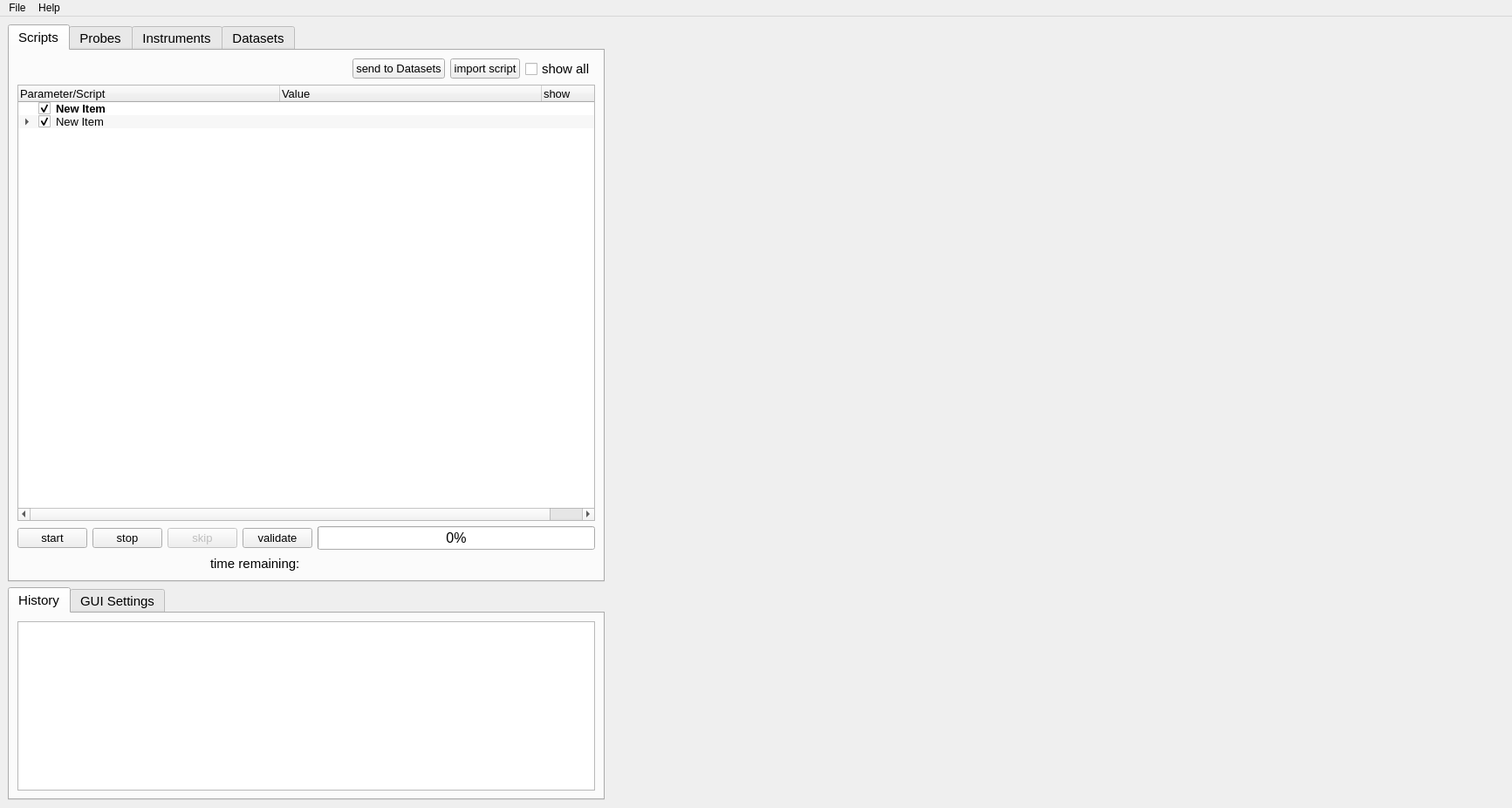
<?xml version="1.0" encoding="UTF-8"?>
<ui version="4.0">
 <class>MainWindow</class>
 <widget class="QMainWindow" name="MainWindow">
  <property name="geometry">
   <rect>
    <x>0</x>
    <y>0</y>
    <width>1733</width>
    <height>926</height>
   </rect>
  </property>
  <property name="sizePolicy">
   <sizepolicy hsizetype="Expanding" vsizetype="Expanding">
    <horstretch>0</horstretch>
    <verstretch>0</verstretch>
   </sizepolicy>
  </property>
  <property name="windowTitle">
   <string>Lukin Lab - B26 GUI</string>
  </property>
  <widget class="QWidget" name="centralwidget">
   <layout class="QHBoxLayout" name="horizontalLayout_8">
    <item>
     <layout class="QHBoxLayout" name="horizontalLayout_7" stretch="8,12">
      <item>
       <layout class="QVBoxLayout" name="verticalLayout_10" stretch="0,0">
        <item>
         <widget class="QTabWidget" name="tabWidget">
          <property name="sizePolicy">
           <sizepolicy hsizetype="Expanding" vsizetype="Expanding">
            <horstretch>0</horstretch>
            <verstretch>0</verstretch>
           </sizepolicy>
          </property>
          <property name="font">
           <font>
            <pointsize>11</pointsize>
           </font>
          </property>
          <property name="autoFillBackground">
           <bool>true</bool>
          </property>
          <property name="tabPosition">
           <enum>QTabWidget::North</enum>
          </property>
          <property name="tabShape">
           <enum>QTabWidget::Rounded</enum>
          </property>
          <property name="currentIndex">
           <number>0</number>
          </property>
          <property name="tabsClosable">
           <bool>false</bool>
          </property>
          <widget class="QWidget" name="tab_scripts">
           <attribute name="title">
            <string>Scripts</string>
           </attribute>
           <layout class="QVBoxLayout" name="verticalLayout_6">
            <item>
             <layout class="QVBoxLayout" name="verticalLayout_4">
              <item>
               <layout class="QHBoxLayout" name="horizontalLayout_4">
                <item>
                 <spacer name="horizontalSpacer_2">
                  <property name="orientation">
                   <enum>Qt::Horizontal</enum>
                  </property>
                  <property name="sizeHint" stdset="0">
                   <size>
                    <width>40</width>
                    <height>20</height>
                   </size>
                  </property>
                 </spacer>
                </item>
                <item>
                 <widget class="QPushButton" name="btn_store_script_data">
                  <property name="font">
                   <font>
                    <pointsize>10</pointsize>
                   </font>
                  </property>
                  <property name="text">
                   <string>send to Datasets</string>
                  </property>
                 </widget>
                </item>
                <item>
                 <widget class="QPushButton" name="btn_load_scripts">
                  <property name="font">
                   <font>
                    <pointsize>10</pointsize>
                   </font>
                  </property>
                  <property name="text">
                   <string>import script</string>
                  </property>
                 </widget>
                </item>
                <item>
                 <widget class="QCheckBox" name="chk_show_all">
                  <property name="toolTip">
                   <string extracomment="show all parameters or only relevant ones "/>
                  </property>
                  <property name="text">
                   <string>show all</string>
                  </property>
                 </widget>
                </item>
               </layout>
              </item>
              <item>
               <widget class="QTreeWidget" name="tree_scripts">
                <property name="enabled">
                 <bool>true</bool>
                </property>
                <property name="sizePolicy">
                 <sizepolicy hsizetype="Expanding" vsizetype="Expanding">
                  <horstretch>0</horstretch>
                  <verstretch>0</verstretch>
                 </sizepolicy>
                </property>
                <property name="font">
                 <font>
                  <pointsize>10</pointsize>
                 </font>
                </property>
                <property name="autoFillBackground">
                 <bool>false</bool>
                </property>
                <property name="lineWidth">
                 <number>1</number>
                </property>
                <property name="midLineWidth">
                 <number>0</number>
                </property>
                <property name="editTriggers">
                 <set>QAbstractItemView::AllEditTriggers</set>
                </property>
                <property name="alternatingRowColors">
                 <bool>true</bool>
                </property>
                <property name="wordWrap">
                 <bool>true</bool>
                </property>
                <property name="headerHidden">
                 <bool>false</bool>
                </property>
                <attribute name="headerDefaultSectionSize">
                 <number>300</number>
                </attribute>
                <attribute name="headerHighlightSections">
                 <bool>true</bool>
                </attribute>
                <column>
                 <property name="text">
                  <string>Parameter/Script                       </string>
                 </property>
                </column>
                <column>
                 <property name="text">
                  <string>Value</string>
                 </property>
                </column>
                <column>
                 <property name="text">
                  <string>show</string>
                 </property>
                </column>
                <item>
                 <property name="text">
                  <string>New Item</string>
                 </property>
                 <property name="font">
                  <font>
                   <weight>75</weight>
                   <bold>true</bold>
                  </font>
                 </property>
                 <property name="checkState">
                  <enum>Checked</enum>
                 </property>
                 <property name="text">
                  <string/>
                 </property>
                 <property name="text">
                  <string/>
                 </property>
                </item>
                <item>
                 <property name="text">
                  <string>New Item</string>
                 </property>
                 <property name="checkState">
                  <enum>Checked</enum>
                 </property>
                 <property name="text">
                  <string/>
                 </property>
                 <property name="text">
                  <string/>
                 </property>
                 <item>
                  <property name="text">
                   <string>New Subitem</string>
                  </property>
                  <property name="text">
                   <string/>
                  </property>
                  <property name="text">
                   <string/>
                  </property>
                 </item>
                </item>
               </widget>
              </item>
              <item>
               <layout class="QHBoxLayout" name="horizontalLayout_5">
                <item>
                 <widget class="QPushButton" name="btn_start_script">
                  <property name="font">
                   <font>
                    <pointsize>10</pointsize>
                   </font>
                  </property>
                  <property name="text">
                   <string>start</string>
                  </property>
                 </widget>
                </item>
                <item>
                 <widget class="QPushButton" name="btn_stop_script">
                  <property name="font">
                   <font>
                    <pointsize>10</pointsize>
                   </font>
                  </property>
                  <property name="text">
                   <string>stop</string>
                  </property>
                 </widget>
                </item>
                <item>
                 <widget class="QPushButton" name="btn_skip_subscript">
                  <property name="enabled">
                   <bool>false</bool>
                  </property>
                  <property name="font">
                   <font>
                    <pointsize>10</pointsize>
                   </font>
                  </property>
                  <property name="text">
                   <string>skip</string>
                  </property>
                 </widget>
                </item>
                <item>
                 <widget class="QPushButton" name="btn_validate_script">
                  <property name="font">
                   <font>
                    <pointsize>10</pointsize>
                   </font>
                  </property>
                  <property name="text">
                   <string>validate</string>
                  </property>
                 </widget>
                </item>
                <item>
                 <widget class="QProgressBar" name="progressBar">
                  <property name="font">
                   <font>
                    <pointsize>12</pointsize>
                   </font>
                  </property>
                  <property name="toolTip">
                   <string/>
                  </property>
                  <property name="statusTip">
                   <string/>
                  </property>
                  <property name="value">
                   <number>0</number>
                  </property>
                 </widget>
                </item>
               </layout>
              </item>
              <item>
               <layout class="QHBoxLayout" name="horizontalLayout_6" stretch="1,1,1">
                <item>
                 <spacer name="horizontalSpacer_3">
                  <property name="orientation">
                   <enum>Qt::Horizontal</enum>
                  </property>
                  <property name="sizeHint" stdset="0">
                   <size>
                    <width>138</width>
                    <height>20</height>
                   </size>
                  </property>
                 </spacer>
                </item>
                <item>
                 <widget class="QLabel" name="lbl_time_estimate">
                  <property name="text">
                   <string>time remaining:</string>
                  </property>
                 </widget>
                </item>
                <item>
                 <spacer name="horizontalSpacer_4">
                  <property name="orientation">
                   <enum>Qt::Horizontal</enum>
                  </property>
                  <property name="sizeHint" stdset="0">
                   <size>
                    <width>268</width>
                    <height>20</height>
                   </size>
                  </property>
                 </spacer>
                </item>
               </layout>
              </item>
             </layout>
            </item>
           </layout>
          </widget>
          <widget class="QWidget" name="tab_probes">
           <attribute name="title">
            <string>Probes</string>
           </attribute>
           <layout class="QVBoxLayout" name="verticalLayout_7">
            <item>
             <layout class="QVBoxLayout" name="verticalLayout_5">
              <item>
               <layout class="QHBoxLayout" name="horizontalLayout_2">
                <item>
                 <widget class="QPushButton" name="btn_plot_probe">
                  <property name="font">
                   <font>
                    <pointsize>10</pointsize>
                   </font>
                  </property>
                  <property name="text">
                   <string>plot probe</string>
                  </property>
                 </widget>
                </item>
                <item>
                 <widget class="QPushButton" name="btn_load_probes">
                  <property name="font">
                   <font>
                    <pointsize>10</pointsize>
                   </font>
                  </property>
                  <property name="text">
                   <string>load probe</string>
                  </property>
                 </widget>
                </item>
                <item>
                 <widget class="QCheckBox" name="chk_probe_plot">
                  <property name="font">
                   <font>
                    <pointsize>10</pointsize>
                   </font>
                  </property>
                  <property name="text">
                   <string>plotting on</string>
                  </property>
                 </widget>
                </item>
                <item>
                 <layout class="QHBoxLayout" name="horizontalLayout">
                  <item>
                   <widget class="QCheckBox" name="chk_probe_log">
                    <property name="font">
                     <font>
                      <pointsize>10</pointsize>
                     </font>
                    </property>
                    <property name="text">
                     <string>logging on</string>
                    </property>
                   </widget>
                  </item>
                 </layout>
                </item>
               </layout>
              </item>
              <item>
               <widget class="QTreeWidget" name="tree_probes">
                <property name="enabled">
                 <bool>true</bool>
                </property>
                <property name="sizePolicy">
                 <sizepolicy hsizetype="Expanding" vsizetype="Expanding">
                  <horstretch>0</horstretch>
                  <verstretch>0</verstretch>
                 </sizepolicy>
                </property>
                <property name="editTriggers">
                 <set>QAbstractItemView::AllEditTriggers</set>
                </property>
                <property name="headerHidden">
                 <bool>false</bool>
                </property>
                <attribute name="headerDefaultSectionSize">
                 <number>150</number>
                </attribute>
                <attribute name="headerHighlightSections">
                 <bool>true</bool>
                </attribute>
                <column>
                 <property name="text">
                  <string>Parameter</string>
                 </property>
                </column>
                <column>
                 <property name="text">
                  <string>Value</string>
                 </property>
                </column>
               </widget>
              </item>
             </layout>
            </item>
           </layout>
          </widget>
          <widget class="QWidget" name="tab_settings">
           <attribute name="title">
            <string>Instruments</string>
           </attribute>
           <layout class="QVBoxLayout" name="verticalLayout_8">
            <item>
             <layout class="QVBoxLayout" name="verticalLayout_3">
              <item>
               <layout class="QHBoxLayout" name="horizontalLayout_3">
                <item>
                 <spacer name="horizontalSpacer">
                  <property name="orientation">
                   <enum>Qt::Horizontal</enum>
                  </property>
                  <property name="sizeHint" stdset="0">
                   <size>
                    <width>40</width>
                    <height>20</height>
                   </size>
                  </property>
                 </spacer>
                </item>
                <item>
                 <widget class="QPushButton" name="btn_load_instruments">
                  <property name="font">
                   <font>
                    <pointsize>10</pointsize>
                   </font>
                  </property>
                  <property name="text">
                   <string>import instrument</string>
                  </property>
                 </widget>
                </item>
               </layout>
              </item>
              <item>
               <widget class="QTreeWidget" name="tree_settings">
                <property name="enabled">
                 <bool>true</bool>
                </property>
                <property name="sizePolicy">
                 <sizepolicy hsizetype="Expanding" vsizetype="Expanding">
                  <horstretch>0</horstretch>
                  <verstretch>0</verstretch>
                 </sizepolicy>
                </property>
                <property name="font">
                 <font>
                  <pointsize>10</pointsize>
                 </font>
                </property>
                <property name="editTriggers">
                 <set>QAbstractItemView::AllEditTriggers</set>
                </property>
                <property name="headerHidden">
                 <bool>false</bool>
                </property>
                <attribute name="headerDefaultSectionSize">
                 <number>200</number>
                </attribute>
                <attribute name="headerHighlightSections">
                 <bool>true</bool>
                </attribute>
                <column>
                 <property name="text">
                  <string>Instrument</string>
                 </property>
                </column>
                <column>
                 <property name="text">
                  <string>Value</string>
                 </property>
                </column>
               </widget>
              </item>
             </layout>
            </item>
           </layout>
          </widget>
          <widget class="QWidget" name="tab_data">
           <attribute name="title">
            <string>Datasets</string>
           </attribute>
           <layout class="QHBoxLayout" name="horizontalLayout_13">
            <item>
             <layout class="QHBoxLayout" name="horizontalLayout_12">
              <item>
               <layout class="QVBoxLayout" name="verticalLayout">
                <item>
                 <layout class="QHBoxLayout" name="horizontalLayout_10">
                  <item>
                   <widget class="QPushButton" name="btn_save_data">
                    <property name="font">
                     <font>
                      <pointsize>10</pointsize>
                     </font>
                    </property>
                    <property name="text">
                     <string>save selected</string>
                    </property>
                   </widget>
                  </item>
                  <item>
                   <widget class="QPushButton" name="btn_delete_data">
                    <property name="font">
                     <font>
                      <pointsize>10</pointsize>
                     </font>
                    </property>
                    <property name="text">
                     <string>delete selected</string>
                    </property>
                   </widget>
                  </item>
                 </layout>
                </item>
                <item>
                 <widget class="QTreeView" name="tree_dataset">
                  <property name="dragEnabled">
                   <bool>true</bool>
                  </property>
                  <property name="dragDropMode">
                   <enum>QAbstractItemView::DragDrop</enum>
                  </property>
                  <property name="defaultDropAction">
                   <enum>Qt::MoveAction</enum>
                  </property>
                  <property name="selectionMode">
                   <enum>QAbstractItemView::ExtendedSelection</enum>
                  </property>
                  <property name="uniformRowHeights">
                   <bool>true</bool>
                  </property>
                 </widget>
                </item>
               </layout>
              </item>
             </layout>
            </item>
           </layout>
          </widget>
         </widget>
        </item>
        <item>
         <widget class="QTabWidget" name="tabWidget_2">
          <property name="sizePolicy">
           <sizepolicy hsizetype="Preferred" vsizetype="Preferred">
            <horstretch>0</horstretch>
            <verstretch>0</verstretch>
           </sizepolicy>
          </property>
          <property name="font">
           <font>
            <pointsize>11</pointsize>
           </font>
          </property>
          <property name="currentIndex">
           <number>0</number>
          </property>
          <widget class="QWidget" name="tab">
           <attribute name="title">
            <string>History</string>
           </attribute>
           <layout class="QVBoxLayout" name="verticalLayout_9">
            <item>
             <widget class="QListView" name="list_history">
              <property name="font">
               <font>
                <pointsize>10</pointsize>
               </font>
              </property>
              <property name="alternatingRowColors">
               <bool>true</bool>
              </property>
              <property name="wordWrap">
               <bool>true</bool>
              </property>
             </widget>
            </item>
           </layout>
          </widget>
          <widget class="QWidget" name="tab_settings_2">
           <attribute name="title">
            <string>GUI Settings</string>
           </attribute>
           <layout class="QHBoxLayout" name="horizontalLayout_11">
            <item>
             <layout class="QVBoxLayout" name="verticalLayout_11">
              <item>
               <widget class="QTreeView" name="tree_gui_settings">
                <property name="font">
                 <font>
                  <pointsize>10</pointsize>
                 </font>
                </property>
                <property name="editTriggers">
                 <set>QAbstractItemView::DoubleClicked|QAbstractItemView::EditKeyPressed</set>
                </property>
                <property name="alternatingRowColors">
                 <bool>true</bool>
                </property>
                <property name="selectionMode">
                 <enum>QAbstractItemView::SingleSelection</enum>
                </property>
                <property name="selectionBehavior">
                 <enum>QAbstractItemView::SelectItems</enum>
                </property>
                <property name="indentation">
                 <number>0</number>
                </property>
                <property name="uniformRowHeights">
                 <bool>true</bool>
                </property>
                <property name="itemsExpandable">
                 <bool>true</bool>
                </property>
                <property name="sortingEnabled">
                 <bool>true</bool>
                </property>
                <property name="expandsOnDoubleClick">
                 <bool>true</bool>
                </property>
                <attribute name="headerDefaultSectionSize">
                 <number>200</number>
                </attribute>
                <attribute name="headerShowSortIndicator" stdset="0">
                 <bool>true</bool>
                </attribute>
               </widget>
              </item>
             </layout>
            </item>
           </layout>
          </widget>
         </widget>
        </item>
       </layout>
      </item>
      <item>
       <layout class="QVBoxLayout" name="verticalLayout_2" stretch="1,8,1,26">
        <item>
         <layout class="QHBoxLayout" name="horizontalLayout_9">
          <item>
           <widget class="QWidget" name="toolbar_space_1" native="true"/>
          </item>
         </layout>
        </item>
        <item>
         <layout class="QHBoxLayout" name="horizontalLayout_16">
          <item>
           <widget class="QWidget" name="plot_1" native="true"/>
          </item>
         </layout>
        </item>
        <item>
         <layout class="QHBoxLayout" name="horizontalLayout_14">
          <item>
           <widget class="QWidget" name="toolbar_space_2" native="true"/>
          </item>
         </layout>
        </item>
        <item>
         <layout class="QHBoxLayout" name="horizontalLayout_15">
          <item>
           <widget class="QWidget" name="plot_2" native="true"/>
          </item>
         </layout>
        </item>
       </layout>
      </item>
     </layout>
    </item>
   </layout>
  </widget>
  <widget class="QMenuBar" name="menubar">
   <property name="geometry">
    <rect>
     <x>0</x>
     <y>0</y>
     <width>1733</width>
     <height>21</height>
    </rect>
   </property>
   <widget class="QMenu" name="menuFile">
    <property name="enabled">
     <bool>true</bool>
    </property>
    <property name="acceptDrops">
     <bool>true</bool>
    </property>
    <property name="title">
     <string>File</string>
    </property>
    <addaction name="actionExport"/>
    <addaction name="actionSave"/>
    <addaction name="btn_save_gui"/>
    <addaction name="btn_load_gui"/>
    <addaction name="separator"/>
    <addaction name="btn_exit"/>
   </widget>
   <widget class="QMenu" name="menuHelp">
    <property name="title">
     <string>Help</string>
    </property>
    <addaction name="btn_about"/>
    <addaction name="actionGo_to_pylabcontrol_GitHub_page"/>
   </widget>
   <addaction name="menuFile"/>
   <addaction name="menuHelp"/>
  </widget>
  <action name="btn_exit">
   <property name="text">
    <string>Exit</string>
   </property>
  </action>
  <action name="btn_load_gui">
   <property name="text">
    <string>Load</string>
   </property>
  </action>
  <action name="btn_save_gui">
   <property name="text">
    <string>Save as</string>
   </property>
  </action>
  <action name="btn_about">
   <property name="text">
    <string>about</string>
   </property>
  </action>
  <action name="btn_test_2">
   <property name="text">
    <string>test</string>
   </property>
  </action>
  <action name="actionSave">
   <property name="text">
    <string>Save</string>
   </property>
  </action>
  <action name="actionExport">
   <property name="text">
    <string>Convert script or instrument .py files to .b26 files</string>
   </property>
  </action>
  <action name="actionGo_to_pylabcontrol_GitHub_page">
   <property name="text">
    <string>Go to pylabcontrol GitHub page</string>
   </property>
  </action>
 </widget>
 <resources/>
 <connections/>
</ui>
